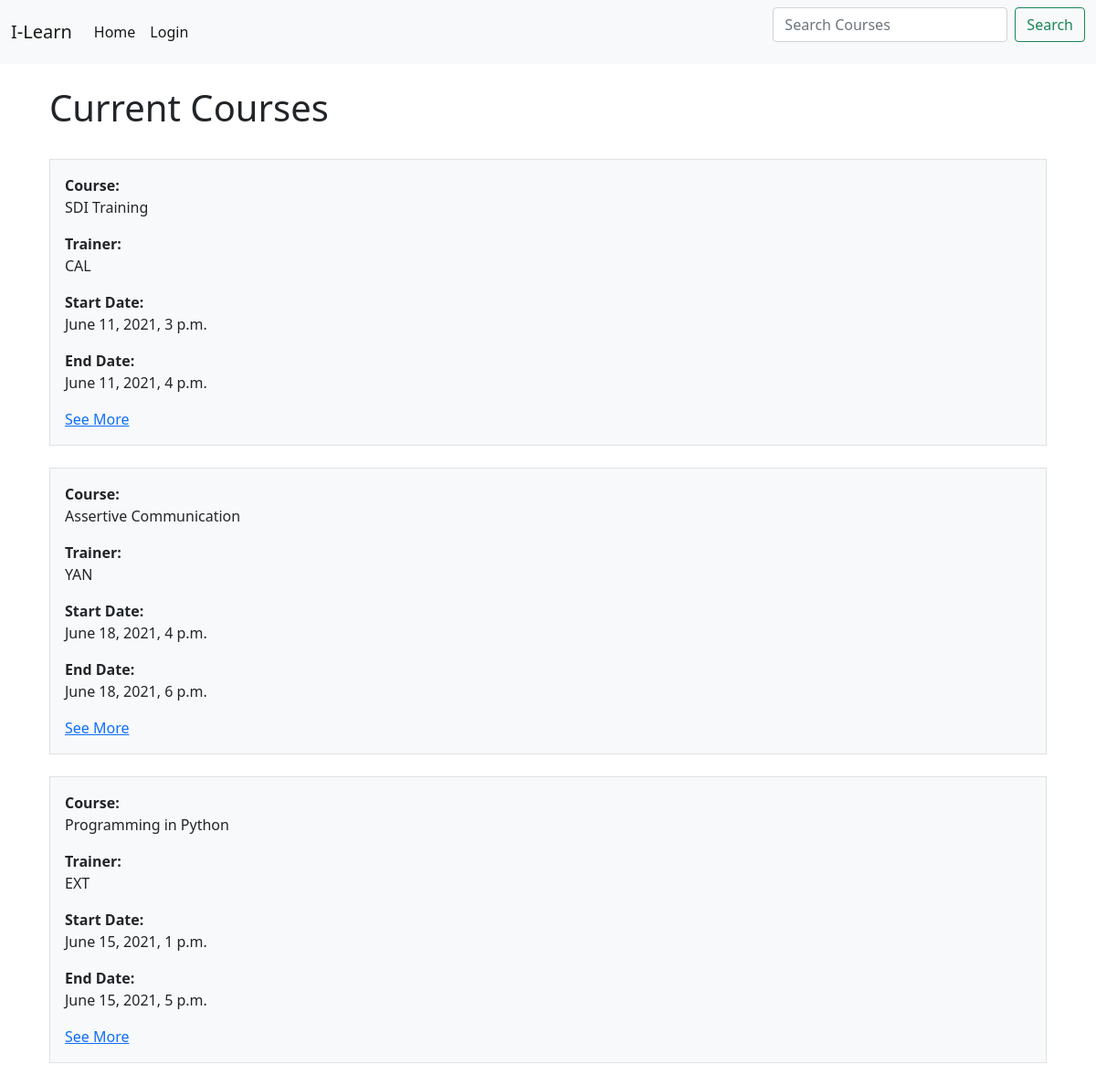
Before: / with the older database file.
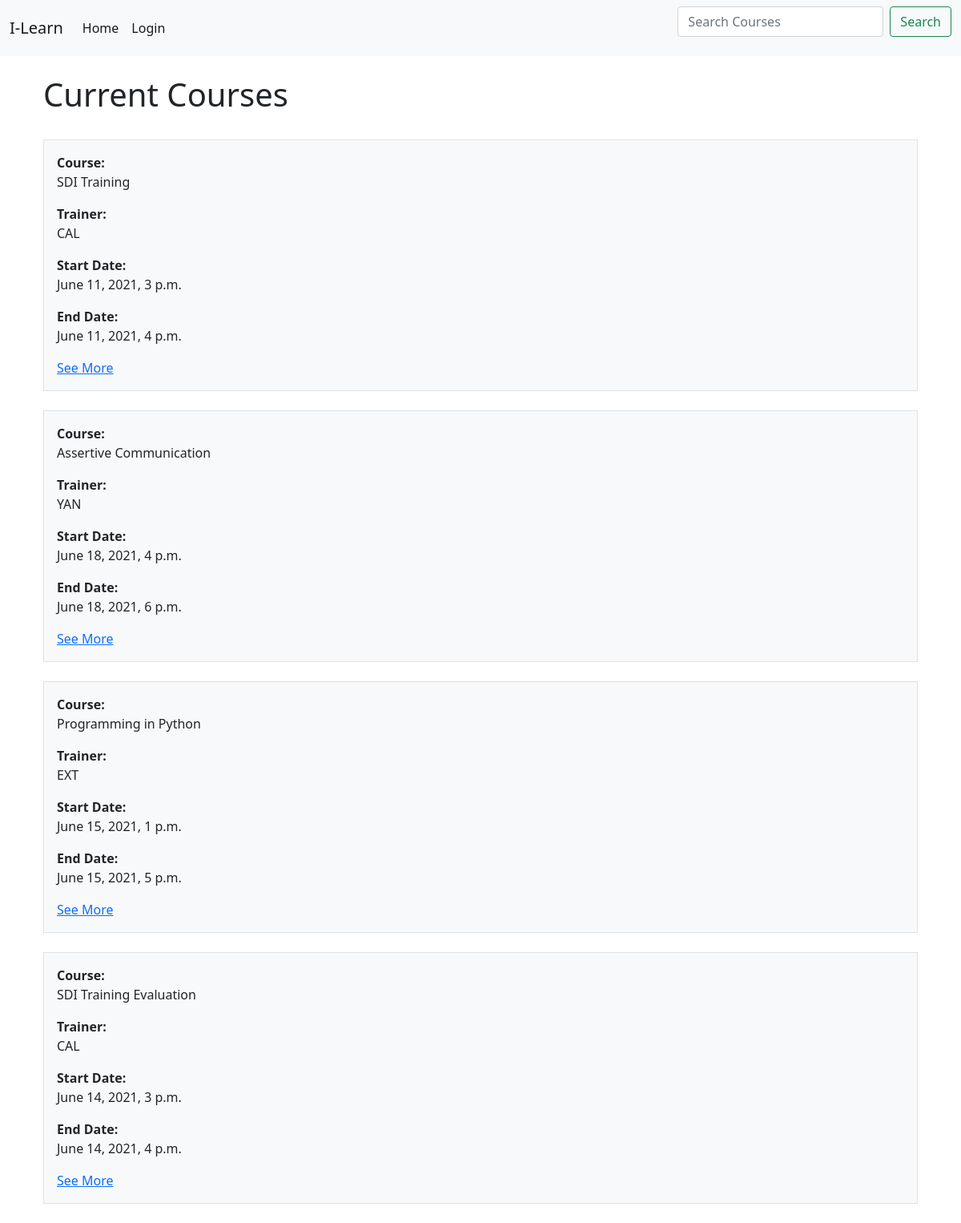
After: the same page with the newer database file.
### booking/models.py (models this page shows, shortened)
class Course(models.Model):
    staff=(
        ('CAL', 'CALUM'),
        ('YAN', 'YANNA'),
        ('HAN', 'HANNA'),
        ('EXT', 'EXTERNAL'),
    )
    courseNumber = models.IntegerField()
    courseName = models.CharField(max_length=200)
    courseDesc = models.CharField(max_length=500)
    host = models.CharField(max_length=3, choices=staff)
    min_participants = models.IntegerField()
    max_participants = models.IntegerField()
    start_date = models.DateTimeField()
    end_date = models.DateTimeField()
    program = models.ForeignKey(Programs, on_delete=models.CASCADE, default=4)
    image=models.ImageField(default='course.jpg',upload_to='course_photos') #Setting the users profile pic
    course_completed = models.BooleanField(blank=True)

### booking/views.py (the view)
# urls.py: path('', views.home, name='home'),
def home(request):
    attendents = attendees.objects.all()
    courses = Course.objects.all()
    context = {'attendees' : attendents, 'course': courses}
    search_input = request.GET.get('search-area') or ''
    if search_input:
        context['course'] = context['course'].filter(courseName__icontains=search_input)
    return render(request, 'booking/home.html', context)

### booking/templates/booking/home.html (shortened to what this page needs)
{% extends "booking/base.html" %}
{% block content %}
<div class="container px-4">
    <br>
    <h1>Current Courses</h1>
    <br>
    {% for c in course %}
      <div class="col">
       <div class="p-3 border bg-light">
           <b>Course: </b><p>{{c.courseName}}</p>
           <b>Trainer: </b><p>{{c.host}}</p>
           <b>Start Date: </b><p>{{c.start_date}}</p>
           <b>End Date: </b><p>{{c.end_date}}</p>
           <a href="{% url 'book' c.id %}">See More</a>
        </div>
      </div>
      <br>
    {% endfor %}
  </div>
{% endblock content %}

### booking/templates/booking/base.html (shortened to what this page needs)
{% load static %}
<html lang="en">
<head>
  <link href="https://cdn.jsdelivr.net/npm/bootstrap@5.0.1/dist/css/bootstrap.min.css" rel="stylesheet">
  <link href="https://cdnjs.cloudflare.com/ajax/libs/font-awesome/5.15.3/css/all.min.css" rel="stylesheet">
   <link rel="stylesheet" href="https://cdnjs.cloudflare.com/ajax/libs/jquery-datetimepicker/2.5.20/jquery.datetimepicker.min.css" />
</head>
<body>
      <nav class="navbar navbar-expand-lg navbar-light bg-light">
        <div class="container-fluid">
          <a class="navbar-brand" href="#">I-Learn</a>
          <div class="collapse navbar-collapse" id="navbarSupportedContent">
            <ul class="navbar-nav me-auto mb-2 mb-lg-0">
              <li class="nav-item">
                <a class="nav-link active" aria-current="page" href="{% url 'home' %}">Home</a>
              </li>
              {% if request.user.is_authenticated %}
              <li class="nav-item">
                <a class="nav-link active" aria-current="page" href="{% url 'profile' %}">Profile</a>
              </li>
              <li class="nav-item">
                <a class="nav-link active" aria-current="page" href="{% url 'logout' %}">Logout</a>
              </li>
              {% else %}
              <li class="nav-item">
                <a class="nav-link active" aria-current="page" href="{% url 'login' %}">Login</a>
              </li>
              {% endif %}
            </ul>
            <form class="d-flex">
              <input class="form-control me-2" type="search" placeholder="Search Courses" aria-label="Search" name="search-area" value="{{search_input}}">
              <button class="btn btn-outline-success" type="submit">Search</button>
            </form>
          </div>
        </div>
      </nav>
    {% block content %}
    {% endblock content %}
    <script src="https://cdn.jsdelivr.net/npm/bootstrap@5.0.1/dist/js/bootstrap.bundle.min.js"></script></body>
</html>

Changed rows visible on the page:
added Course: courseName "SDI Training Evaluation", host "CAL", start_date "June 14, 2021, 3 p.m.", end_date "June 14, 2021, 4 p.m."
